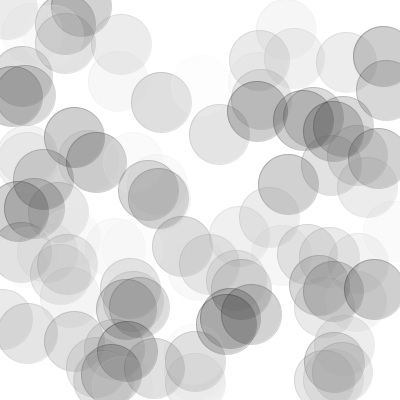
Frame 1 (no input)
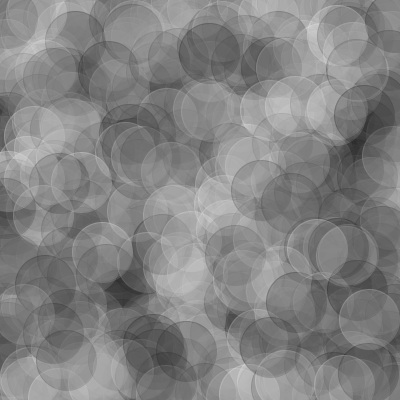
Frame 60 (the mouse pressed at the canvas centre just before this capture)
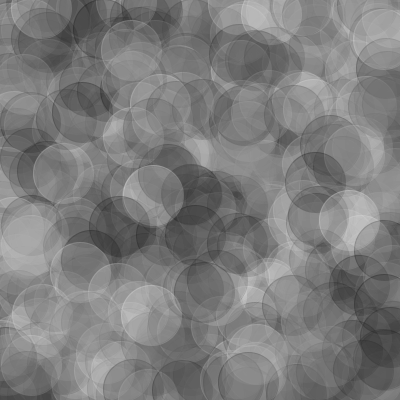
Frame 120 (the mouse held since frame 60 and released just before this capture)

The Processing sketch that drew these frames (run headless with seeded random() and noise(); from frame 60 on, the mouse is pressed at the canvas centre):

// Processing sketch: processing_37956
// ── processing_37956.pde

void setup(){
size(400,400);
background(255);
smooth();
}

void draw(){
  for(int i=0;i<100;i++){
    drawX(int(random(255)),int(random(width)),int(random(height)));
}
}

void drawX(int gray,int x,int y){
 stroke(gray,50);
fill(gray,50);
ellipse(x,y,60,60);
}

                
                
